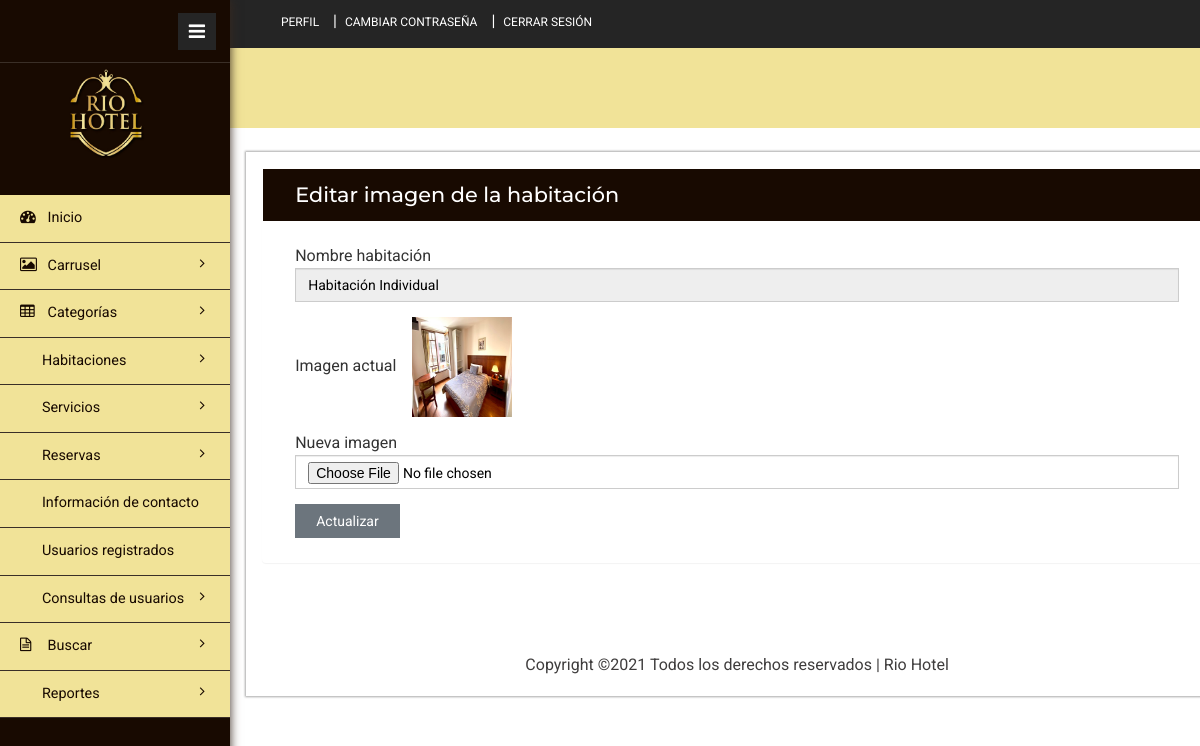
The app's page /admin/changeimage.php?editid=1 (signed in) with its own data.
### tables this page shows
CREATE TABLE `tblroom` (
  `ID` int(10) NOT NULL,
  `RoomType` int(10) DEFAULT NULL,
  `RoomName` varchar(200) DEFAULT NULL,
  `MaxAdult` int(5) DEFAULT NULL,
  `MaxChild` int(5) DEFAULT NULL,
  `RoomDesc` mediumtext DEFAULT NULL,
  `NoofBed` int(5) DEFAULT NULL,
  `Image` varchar(200) DEFAULT NULL,
  `Image1` varchar(200) DEFAULT NULL,
  `Image2` varchar(200) DEFAULT NULL,
  `Image3` varchar(200) DEFAULT NULL,
  `RoomFacility` varchar(200) DEFAULT NULL,
  `CreationDate` timestamp NULL DEFAULT current_timestamp(),
  `Price` int(5) NOT NULL
);

### admin/changeimage.php (the view, shortened to what this page needs)
<?php
include('includes/dbconnection.php');
if (strlen($_SESSION['hbmsaid'] == 0)) {
	header('location:logout.php');
} else {
?>
	<!DOCTYPE HTML>
	<html>
	<head>
		<link href="css/bootstrap.min.css" rel='stylesheet' type='text/css' />
		<link href="css/style.css" rel='stylesheet' type='text/css' />
		<link href="css/font-awesome.css" rel="stylesheet">
		<link rel="stylesheet" href="css/icon-font.min.css" type='text/css' />
	</head>
	<body>
		<div class="page-container">
			<div class="left-content">
				<div class="inner-content">
					<?php include_once('includes/header.php'); ?>
					<div class="content">
						<div class="women_main">
							<div class="grids">
								<div class="panel panel-widget forms-panel">
									<div class="forms">
										<div class="form-grids widget-shadow" data-example-id="basic-forms">
											<div class="form-title">
												<h4>Editar imagen de la habitación</h4>
											</div>
											<div class="form-body">
												<form method="post" enctype="multipart/form-data">
													<?php
													$eid = $_GET['editid'];
													$sql = "SELECT * from  tblroom where ID=$eid";
													$query = $dbh->prepare($sql);
													$query->execute();
													$results = $query->fetchAll(PDO::FETCH_OBJ);
													if ($query->rowCount() > 0) {
														foreach ($results as $row) {               ?>
															<div class="form-group"> <label for="exampleInputEmail1">Nombre habitación</label> <input type="text" class="form-control" name="roomname" value="<?php echo $row->RoomName; ?>" readonly='true'> </div>
															<div class="form-group"> <label for="exampleInputEmail1">Imagen actual</label> &nbsp;&nbsp;
																<img src="images/<?php echo $row->Image; ?>" width="100" height="100" value="<?php echo $row->Image; ?>">
															</div>
															<div class="form-group"> <label for="exampleInputEmail1">Nueva imagen</label> <input type="file" class="form-control" name="image" value="" required='true'> </div>
													<?php $cnt = $cnt + 1;
														}
													} ?>
													<button type="submit" class="btn btn-default" name="submit">Actualizar</button>
												</form>
											</div>
										</div>
									</div>
								</div>
							</div>
							<?php include_once('includes/footer.php'); ?>
						</div>
					</div>
				</div>
			</div>
			<?php include_once('includes/sidebar.php'); ?>
		</div>
	</body>
	</html><?php }  ?>

### records on screen
tblroom: roomname "Habitación Individual", Image (picture)
